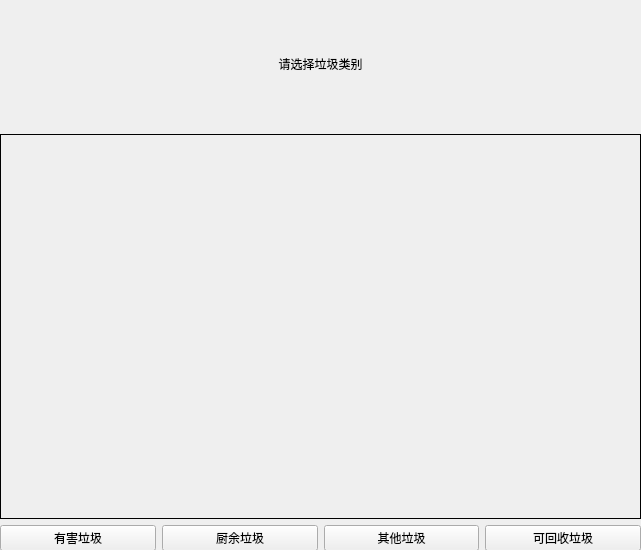
<?xml version="1.0" encoding="UTF-8"?>
<ui version="4.0">
 <class>Form</class>
 <widget class="QWidget" name="Form">
  <property name="geometry">
   <rect>
    <x>0</x>
    <y>0</y>
    <width>641</width>
    <height>550</height>
   </rect>
  </property>
  <property name="windowTitle">
   <string>Form</string>
  </property>
  <widget class="QWidget" name="layoutWidget">
   <property name="geometry">
    <rect>
     <x>0</x>
     <y>0</y>
     <width>641</width>
     <height>551</height>
    </rect>
   </property>
   <layout class="QVBoxLayout" name="verticalLayout" stretch="1,3,1">
    <item>
     <widget class="QLabel" name="label">
      <property name="focusPolicy">
       <enum>Qt::NoFocus</enum>
      </property>
      <property name="contextMenuPolicy">
       <enum>Qt::NoContextMenu</enum>
      </property>
      <property name="layoutDirection">
       <enum>Qt::RightToLeft</enum>
      </property>
      <property name="lineWidth">
       <number>0</number>
      </property>
      <property name="midLineWidth">
       <number>0</number>
      </property>
      <property name="text">
       <string>请选择垃圾类别</string>
      </property>
      <property name="alignment">
       <set>Qt::AlignCenter</set>
      </property>
      <property name="wordWrap">
       <bool>false</bool>
      </property>
     </widget>
    </item>
    <item>
     <widget class="QLabel" name="imageshowlabel">
      <property name="frameShape">
       <enum>QFrame::Box</enum>
      </property>
      <property name="text">
       <string/>
      </property>
     </widget>
    </item>
    <item>
     <layout class="QHBoxLayout" name="horizontalLayout">
      <item>
       <widget class="QPushButton" name="harmButton">
        <property name="text">
         <string>有害垃圾</string>
        </property>
       </widget>
      </item>
      <item>
       <widget class="QPushButton" name="kitchenButton">
        <property name="text">
         <string>厨余垃圾</string>
        </property>
       </widget>
      </item>
      <item>
       <widget class="QPushButton" name="otherButton">
        <property name="text">
         <string>其他垃圾</string>
        </property>
       </widget>
      </item>
      <item>
       <widget class="QPushButton" name="recycleButton">
        <property name="text">
         <string>可回收垃圾</string>
        </property>
       </widget>
      </item>
     </layout>
    </item>
   </layout>
  </widget>
 </widget>
 <resources/>
 <connections/>
</ui>
